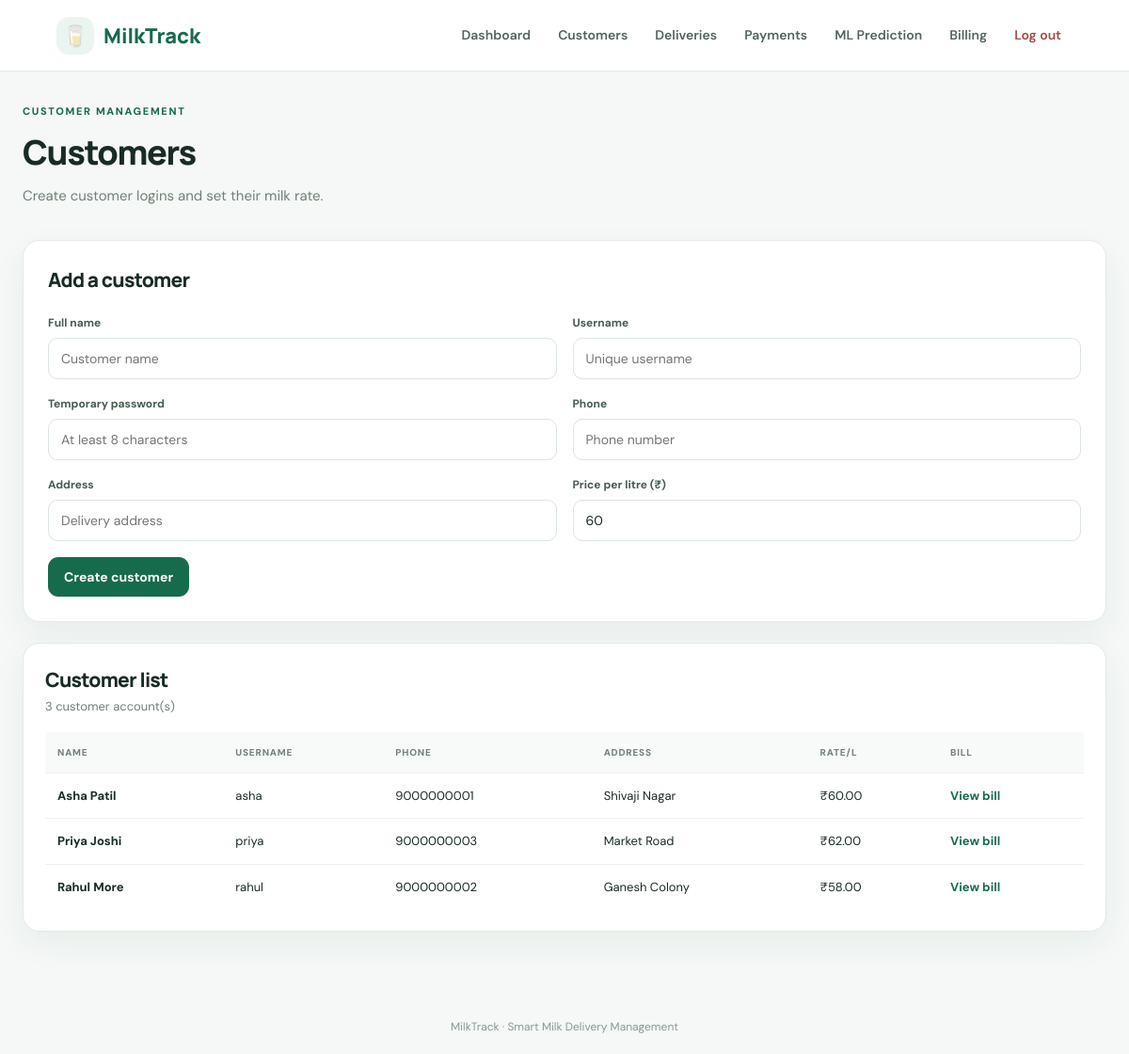
The page /customers (signed in) on the database its author committed.
### tables this page shows
CREATE TABLE users(
      id INTEGER PRIMARY KEY AUTOINCREMENT, name TEXT NOT NULL,
      username TEXT UNIQUE NOT NULL, password_hash TEXT NOT NULL,
      role TEXT NOT NULL CHECK(role IN ('admin','customer')),
      phone TEXT DEFAULT '', address TEXT DEFAULT '',
      price_per_litre REAL NOT NULL DEFAULT 60, active INTEGER NOT NULL DEFAULT 1
    );

### app.py (the view)
@app.route("/customers")
@require_login
@require_admin
def customers():
    rows = db_conn().execute("SELECT * FROM users WHERE role='customer' ORDER BY name").fetchall()
    return render_template("customers.html", customers=rows)

### app.py (called while the page is built)
def db_conn():
    if "db" not in g:
        g.db = sqlite3.connect(DB_PATH)
        g.db.row_factory = sqlite3.Row
        g.db.execute("PRAGMA foreign_keys=ON")
    return g.db

def require_login(fn):
    @wraps(fn)
    def wrapper(*args, **kwargs):
        if not session.get("user_id"):
            return redirect(url_for("login"))
        return fn(*args, **kwargs)
    return wrapper

def require_admin(fn):
    @wraps(fn)
    def wrapper(*args, **kwargs):
        if session.get("role") != "admin":
            flash("Admin access is required.", "error")
            return redirect(url_for("dashboard"))
        return fn(*args, **kwargs)
    return wrapper

### templates/customers.html
{% extends "base.html" %}{% block title %}Customers{% endblock %}{% block content %}
<div class="page-heading"><div><p class="eyebrow">CUSTOMER MANAGEMENT</p><h1>Customers</h1><p class="muted">Create customer logins and set their milk rate.</p></div></div>
<section class="panel form-panel"><h2>Add a customer</h2><form method="post" action="{{ url_for('add_customer') }}" class="form-grid">
<div><label>Full name</label><input name="name" required placeholder="Customer name"></div><div><label>Username</label><input name="username" required minlength="3" placeholder="Unique username"></div>
<div><label>Temporary password</label><input name="password" type="password" minlength="8" required placeholder="At least 8 characters"></div><div><label>Phone</label><input name="phone" type="tel" placeholder="Phone number"></div>
<div><label>Address</label><input name="address" placeholder="Delivery address"></div><div><label>Price per litre (₹)</label><input name="price_per_litre" type="number" min="0" step="0.01" value="60" required></div>
<div class="form-actions"><button class="btn primary" type="submit">Create customer</button></div></form></section>
<section class="panel table-panel"><div class="section-heading"><div><h2>Customer list</h2><p class="muted">{{ customers|length }} customer account(s)</p></div></div><div class="table-wrap"><table><thead><tr><th>Name</th><th>Username</th><th>Phone</th><th>Address</th><th>Rate/L</th><th>Bill</th></tr></thead><tbody>
{% for c in customers %}<tr><td><strong>{{ c['name'] }}</strong></td><td>{{ c['username'] }}</td><td>{{ c['phone'] or '—' }}</td><td>{{ c['address'] or '—' }}</td><td>₹{{ "%.2f"|format(c['price_per_litre']) }}</td><td><a class="text-link" href="{{ url_for('billing', customer_id=c['id']) }}">View bill</a></td></tr>{% endfor %}</tbody></table></div></section>{% endblock %}

### static/style.css (style rules this page uses)
:root { --ink:#192b25;--muted:#728078;--green:#176b4d;--dark:#10563d;--mint:#eaf5ef;--line:#e3eae5;--bg:#f5f8f6;--shadow:0 12px 35px #1a3f2d0f;--radius:18px }
* { box-sizing:border-box }
body { margin:0;background:var(--bg);color:var(--ink);font:15px/1.5 'DM Sans',Arial,sans-serif }
h1,h2 { font-family:Manrope,sans-serif;letter-spacing:-.035em;margin:0 0 8px }
h1 { font-size:clamp(27px,3vw,37px);font-weight:800 }
h2 { font-size:21px;font-weight:750 }
p { margin:0 0 10px }
a { color:inherit;text-decoration:none }
.page-heading { display:flex;align-items:center;justify-content:space-between;gap:20px;margin-bottom:26px }
.eyebrow { color:var(--green);font-size:11px;letter-spacing:.15em;font-weight:800;margin:0 0 8px }
.muted { color:var(--muted) }
.btn { border:0;border-radius:11px;padding:12px 17px;font:700 14px 'DM Sans',sans-serif;display:inline-flex;align-items:center;justify-content:center;gap:8px;cursor:pointer;white-space:nowrap }
.btn.primary { background:var(--green);color:white }
.panel { background:white;border:1px solid var(--line);border-radius:var(--radius);box-shadow:var(--shadow) }
.table-panel { padding:23px;margin-bottom:20px }
.section-heading { display:flex;justify-content:space-between;align-items:center;gap:14px;margin-bottom:17px }
.section-heading h2 { margin-bottom:3px }
.section-heading p { font-size:13px;margin:0 }
.text-link { font-size:13px;font-weight:700;color:var(--green) }
.table-wrap { width:100%;overflow-x:auto }
table { width:100%;border-collapse:collapse;white-space:nowrap;font-size:13px }
th { text-align:left;background:#f7faf8;color:#748279;text-transform:uppercase;font-size:10px;letter-spacing:.08em;font-weight:800 }
th,td { padding:14px 13px;border-bottom:1px solid #edf1ee }
tbody tr:last-child td { border-bottom:0 }
.form-panel { padding:26px;margin-bottom:22px }
.form-panel h2 { margin-bottom:20px }
.form-grid { display:grid;grid-template-columns:repeat(2,minmax(0,1fr));gap:17px }
.form-grid>div,.filter-form>div,.forecast-form>div { display:flex;flex-direction:column;gap:7px }
label { font-size:12px;font-weight:700;color:#475b50 }
input,select { width:100%;padding:12px 13px;border:1px solid #dce5df;border-radius:10px;background:white;color:var(--ink);font:14px 'DM Sans',sans-serif;outline:none }
.form-actions { grid-column:span 2;align-items:flex-start }

### rows shown on the page
users: name "Asha Patil", username "asha", phone "9000000001", address "Shivaji Nagar", price_per_litre "60.00"
users: name "Priya Joshi", username "priya", phone "9000000003", address "Market Road", price_per_litre "62.00"
users: name "Rahul More", username "rahul", phone "9000000002", address "Ganesh Colony", price_per_litre "58.00"

### other values the page prints
{{ customers|length }} "3"
